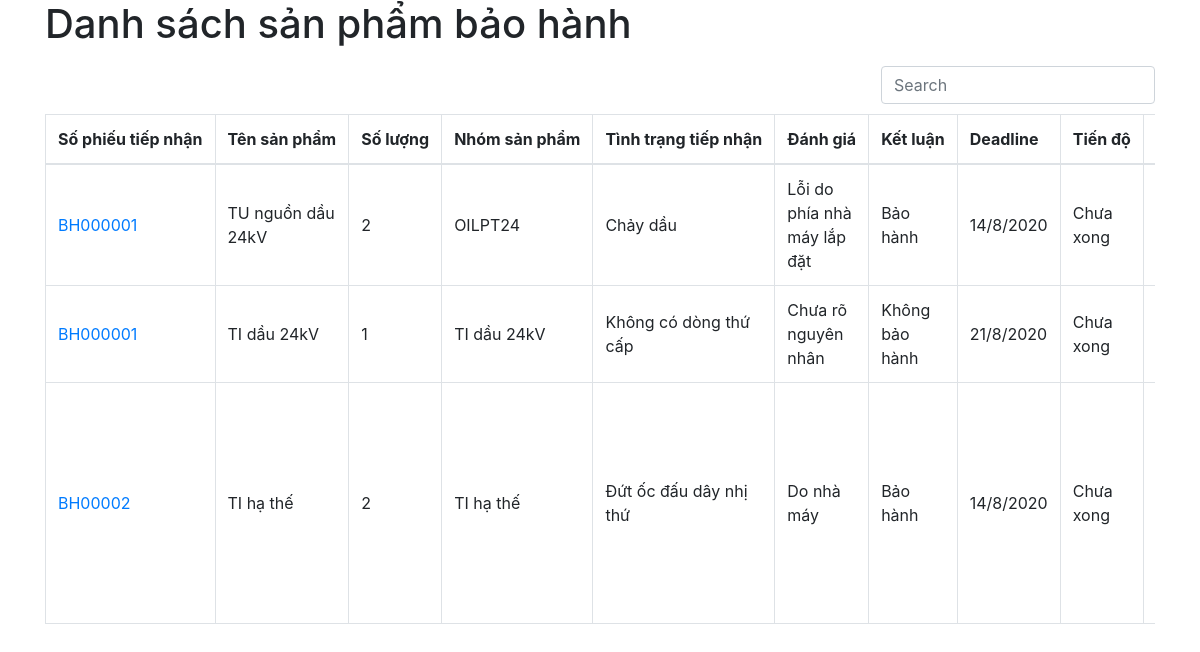
The page /baohanh/ on the database as committed earlier.
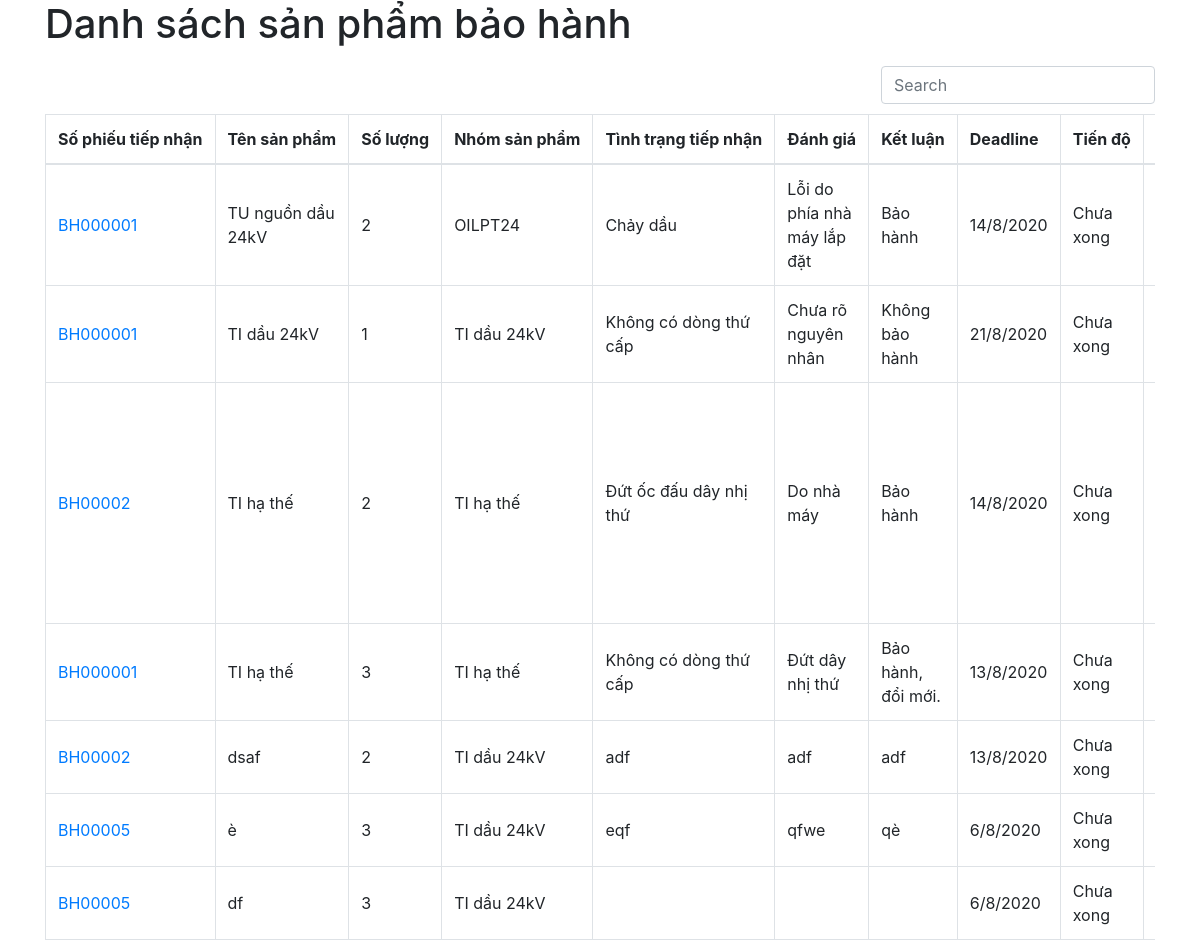
The same page on the database as committed later.
### baohanh/models.py (models this page shows, shortened)
class item(models.Model):
    group = [
        ("TIDAU24", "TI dầu 24kV"),
        ("TUDAU24","TU dầu 24kV"),
        ("TIKHO24I", "TI khô 24kV trong nhà"),
        ("TIKHO24O", "TI khô 24kV ngoài trời"),
        ("TIHT", "TI hạ thế"),
    ]
    noteNumber = models.ForeignKey(receiveTable, on_delete=models.CASCADE, related_name="item")
    itemName = models.CharField(max_length=60)
    quantity = models.IntegerField(null=False)
    itemGroup = models.CharField(max_length=10, choices=group)
    status = models.CharField(max_length=128, blank=True)
    check = models.CharField(max_length=128, blank=True)
    conclude = models.CharField(max_length=128, blank=True)
    deadline = models.DateField()
    note = models.TextField(blank=True)
    done = models.BooleanField(choices=[(True, "Xong"), (False, "Chưa xong")], default=False)

class receiveTable(models.Model):
    noteNumber = models.CharField(max_length=10, unique=True)
    customers = models.CharField(max_length=50)
    receiveDay = models.DateField(auto_now_add=True)
    note = models.TextField()

### baohanh/views.py (the view)
# urls.py: path('', views.index, name = "index"),
def index(request):
    items = item.objects.all()
    return render(request, "baohanh/all_items.html",{"items": items})

### baohanh/templates/baohanh/all_items.html (shortened to what this page needs)
{% extends 'baohanh/layout.html'%}
{% block content %}
<h1>Danh sách sản phẩm bảo hành</h1>
<table data-toggle="table" data-search="true">
    <thead>
        <tr>
            <th>Số phiếu tiếp nhận</th>
            <th>Tên sản phẩm</th>
            <th>Số lượng</th>
            <th>Nhóm sản phẩm</th>
            <th>Tình trạng tiếp nhận</th>
            <th>Đánh giá</th>
            <th>Kết luận</th>
            <th>Deadline</th>
            <th>Tiến độ</th>
        </tr>
    </thead>
    <tbody>
        {% for item in items %}
            <tr>
                <td>
                    <a href="{% url 'baohanh:notedetail' item.noteNumber.id   %}">{{ item.noteNumber.noteNumber }}</a>
                </td>
                <td>{{ item.itemName }}</td>
                <td>{{ item.quantity }}</td>
                <td>{{ item.get_itemGroup_display }}</td>
                <td>{{ item.status }}</td>
                <td>{{ item.check }}</td>
                <td>{{ item.conclude }}</td>
                <td>{{ item.deadline|date:"j/n/Y" }}</td>
                <td>{{ item.get_done_display }}</td>
                <td>{{ item.note }}</td>
            </tr>
        {% endfor %}
    </tbody>
</table>
{% endblock %}

### baohanh/templates/baohanh/layout.html (shortened to what this page needs)
{% load static %}
<!DOCTYPE html>
<html lang="en">
<head>
    <link rel="stylesheet" href="{% static 'bootstrap.min.css' %}">
    <link rel="stylesheet" href="{% static 'bootstrap-table.min.css' %}">
</head>
<body class="container">
    {% block content %}{% endblock %}
</body>
</html>

Rows that differ between the two databases and show on the page:
added item: noteNumber.noteNumber "BH000001", itemName "TI hạ thế", quantity "3", itemGroup "TI hạ thế", status "Không có dòng thứ cấp", check "Đứt dây nhị thứ", conclude "Bảo hành, đổi mới.", deadline "13/8/2020", done "Chưa xong"
added item: noteNumber.noteNumber "BH00002", itemName "dsaf", quantity "2", itemGroup "TI dầu 24kV", status "adf", check "adf", conclude "adf", deadline "13/8/2020", done "Chưa xong"
added item: noteNumber.noteNumber "BH00005", itemName "è", quantity "3", itemGroup "TI dầu 24kV", status "eqf", check "qfwe", conclude "qè", deadline "6/8/2020", done "Chưa xong"
added item: noteNumber.noteNumber "BH00005", itemName "df", quantity "3", itemGroup "TI dầu 24kV", deadline "6/8/2020", done "Chưa xong"
